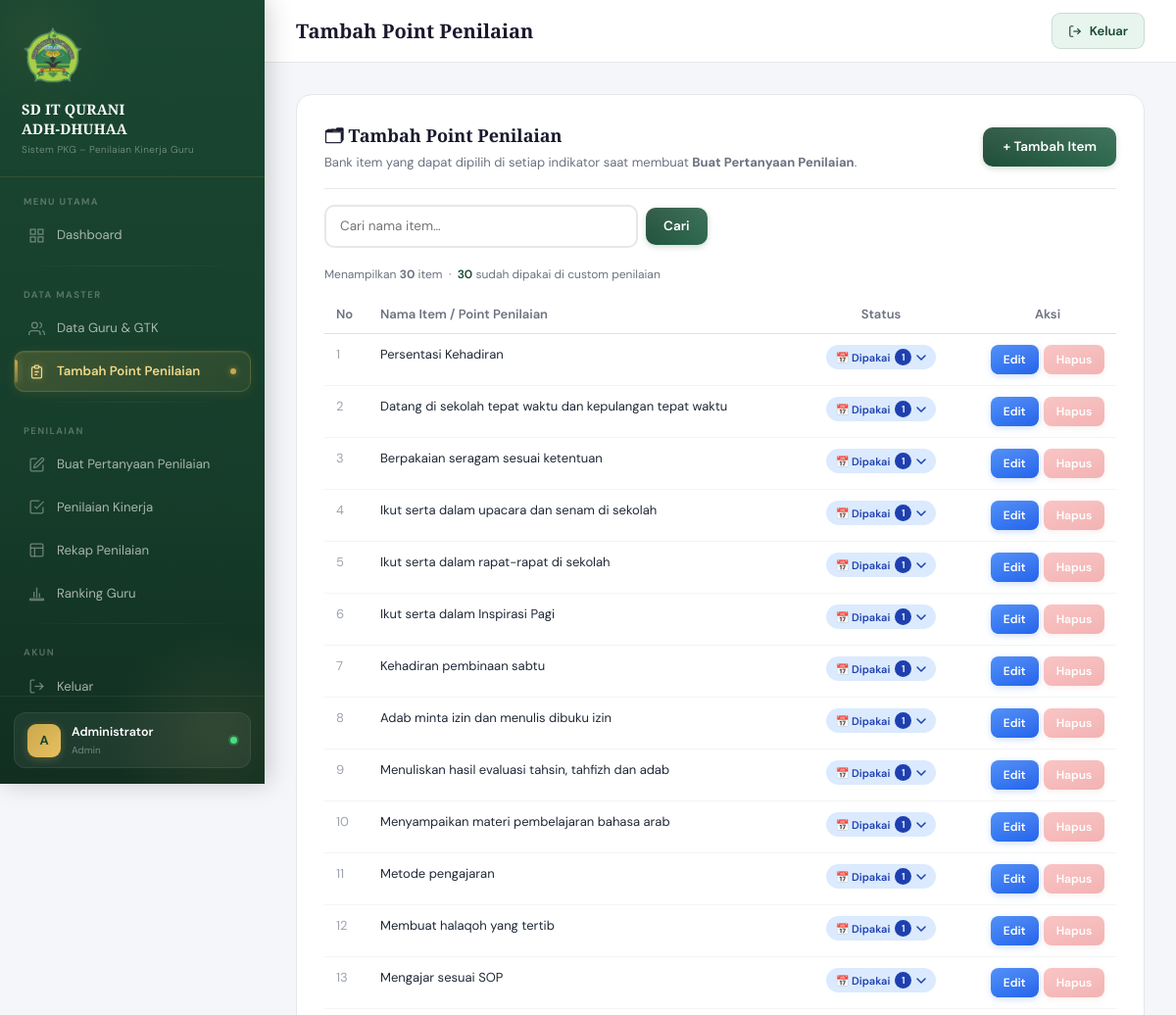
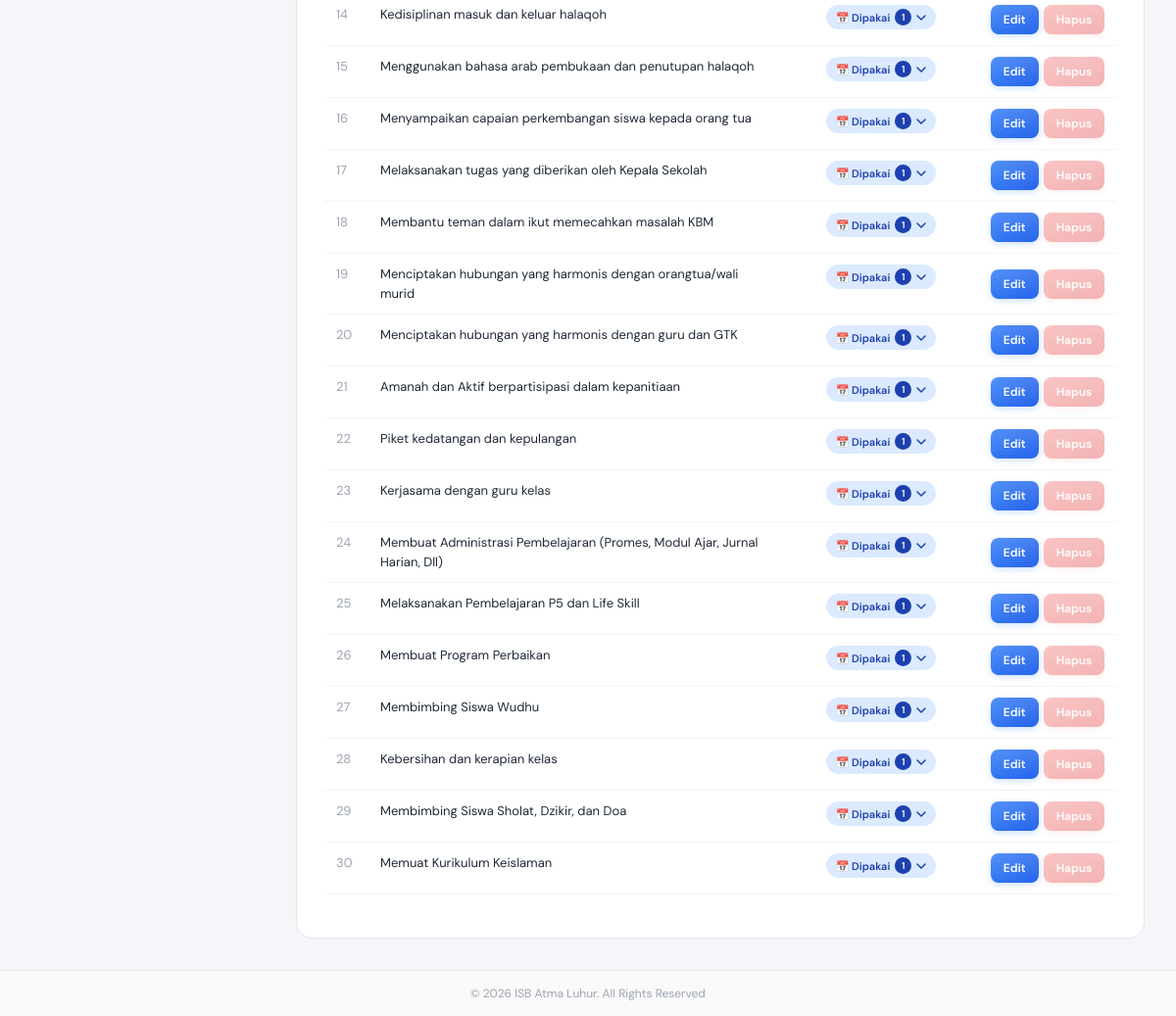
Page /item.php (signed in) on the committed database (2 pictures, top to bottom).
### tables this page shows
CREATE TABLE `item` (
  `id_item` int NOT NULL,
  `nama_item` varchar(255) NOT NULL,
  `created_at` timestamp NULL DEFAULT CURRENT_TIMESTAMP
);

### includes/config.php (called while the page is built, shortened)
<?php
function sanitize($data) {
    return htmlspecialchars(strip_tags(trim($data)));
}

### item.php (the view, shortened to what this page needs)
<?php
require_once 'includes/config.php';
$search = sanitize($_GET['q'] ?? '');
$params   = [];
$whereSQL = '';
$stmt = $pdo->prepare("
    SELECT id_item, nama_item, created_at
    FROM item
    $whereSQL
    ORDER BY id_item ASC
");
$stmt->execute($params);
$itemList = $stmt->fetchAll();
$totalItem = count($itemList);
$stmtPakai = $pdo->query("
    SELECT
        isi.id_item,
        GROUP_CONCAT(DISTINCT k.ta_komponen ORDER BY k.ta_komponen SEPARATOR ', ') AS tahun_ajaran_list
    FROM isi
    LEFT JOIN komponen k ON isi.id_komponen = k.id_komponen
    GROUP BY isi.id_item
");
$dipakaiMap = [];
foreach ($stmtPakai->fetchAll() as $row) {
    $dipakaiMap[$row['id_item']] = $row['tahun_ajaran_list'];
}
require_once 'includes/header.php';
?>
<div class="data-table-card">
    <div class="card-header-custom mb-0" style="padding-bottom:16px;border-bottom:1px solid #e5e7eb;">
        <div>
            <div class="card-title-custom">🗂 Tambah Point Penilaian</div>
            <p style="font-size:13px;color:#6b7280;margin:4px 0 0;">
                Bank item yang dapat dipilih di setiap indikator saat membuat <strong>Buat Pertanyaan Penilaian</strong>.
            </p>
        </div>
        <button onclick="openModal()" class="btn-primary-custom">+ Tambah Item</button>
    </div>
    <form method="GET" style="margin:16px 0 18px;">
        <div style="display:flex;gap:8px;align-items:center;">
            <input type="text" name="q" value="<?= htmlspecialchars($search) ?>"
                placeholder="Cari nama item…"
                class="form-control-custom"
                style="max-width:320px;">
            <button type="submit" class="btn-primary-custom" style="padding:9px 18px;">Cari</button>
        </div>
    </form>
    <?php if (empty($itemList)): ?>
        <div style="text-align:center;padding:60px 20px;color:#9ca3af;">
            <div style="font-size:46px;margin-bottom:14px;">📭</div>
            <p style="font-size:14px;">
                <?= $search
                    ? 'Tidak ada item yang cocok dengan "' . htmlspecialchars($search) . '".'
                    : 'Belum ada item. Tambahkan item pertama!' ?>
            </p>
            <?php if (!$search): ?>
                <button onclick="openModal()" class="btn-primary-custom" style="margin-top:12px;">+ Tambah Item Pertama</button>
            <?php endif; ?>
        </div>
    <?php else: ?>
        <div style="font-size:12px;color:#6b7280;margin-bottom:12px;">
            Menampilkan <strong><?= $totalItem ?></strong> item
            &nbsp;·&nbsp;
            <span style="color:#1a4731;font-weight:600;"><?= count($dipakaiMap) ?></span> sudah dipakai di custom penilaian
        </div>
        <table class="table table-hover" style="font-size:13px;width:100%;table-layout:fixed;">
            <thead style="background:#f8fafc;">
                <tr>
                    <th style="width:45px;padding:10px 12px;color:#6b7280;font-weight:600;">No</th>
                    <th style="padding:10px 12px;color:#6b7280;font-weight:600;max-width:0;">Nama Item / Point Penilaian</th>
                    <th style="width:200px;padding:10px 12px;color:#6b7280;font-weight:600;text-align:center;">Status</th>
                    <th style="width:140px;padding:10px 12px;color:#6b7280;font-weight:600;text-align:center;">Aksi</th>
                </tr>
            </thead>
            <tbody>
                <?php foreach ($itemList as $i => $item):
                    $itemId  = $item['id_item'];
                    $dipakai = isset($dipakaiMap[$itemId]);
                    $taList  = $dipakai ? $dipakaiMap[$itemId] : '';
                ?>
                    <tr style="border-bottom:1px solid #f3f4f6;transition:background .12s;"
                        onmouseover="this.style.background='#f9fafb'"
                        onmouseout="this.style.background=''">
                        <td style="padding:11px 12px;color:#9ca3af;vertical-align:top;"><?= $i + 1 ?></td>
                        <td style="padding:11px 12px;color:#1f2937;word-break:break-word;overflow-wrap:anywhere;white-space:normal;vertical-align:top;"><?= htmlspecialchars($item['nama_item']) ?></td>
                        <td style="padding:11px 12px;text-align:center;vertical-align:top;">
                            <?php if ($dipakai): ?>
                                <div class="inbox-wrap" style="position:relative;display:inline-block;">
                                    <button onclick="toggleInbox(this)"
                                        style="background:#dbeafe;color:#1e40af;font-size:11px;font-weight:600;padding:4px 10px;border-radius:20px;cursor:pointer;border:none;display:inline-flex;align-items:center;gap:5px;white-space:nowrap;">
                                        📅 Dipakai
                                        <span class="inbox-count" style="background:#1e40af;color:#fff;border-radius:50%;width:17px;height:17px;display:inline-flex;align-items:center;justify-content:center;font-size:10px;flex-shrink:0;">
                                            <?= count(array_filter(array_map('trim', explode(',', $taList)))) ?>
                                        </span>
                                        <svg class="inbox-arrow" style="width:10px;height:10px;transition:transform .2s;" viewBox="0 0 10 6" fill="none"><path d="M1 1l4 4 4-4" stroke="#1e40af" stroke-width="1.5" stroke-linecap="round"/></svg>
                                    </button>
                                </div>
                            <?php else: ?>
                                <span style="background:#f3f4f6;color:#9ca3af;font-size:11px;padding:3px 10px;border-radius:20px;">Belum dipakai</span>
                            <?php endif; ?>
                        </td>
                        <td style="padding:11px 12px;text-align:center;vertical-align:middle;white-space:nowrap;">
                            <div style="display:flex;gap:5px;justify-content:center;flex-wrap:nowrap;">
                                <button onclick='openModalEdit(<?= htmlspecialchars(json_encode([
                                                                    'id'   => $itemId,
                                                                    'nama' => $item['nama_item'],
                                                                ])) ?>)'
                                    class="btn-primary-custom btn-sm-custom btn-edit" style="white-space:nowrap;flex-shrink:0;">Edit</button>
                                <?php if (!$dipakai): ?>
                                    <button onclick="hapusItem(<?= $itemId ?>, '<?= htmlspecialchars(addslashes($item['nama_item'])) ?>')"
                                        class="btn-primary-custom btn-sm-custom btn-delete" style="white-space:nowrap;flex-shrink:0;">Hapus</button>
                                <?php else: ?>
                                    <button disabled title="Tidak bisa dihapus — sudah dipakai di custom penilaian"
                                        class="btn-primary-custom btn-sm-custom btn-delete"
                                        style="opacity:.35;cursor:not-allowed;white-space:nowrap;flex-shrink:0;">Hapus</button>
                                <?php endif; ?>
                            </div>
                        </td>
                    </tr>
                <?php endforeach; ?>
            </tbody>
        </table>
    <?php endif; ?>
</div>
<?php require_once 'includes/footer.php'; ?>

### includes/header.php (style rules this page uses)
:root { --hijau: #1a4731; --hijau-muda: #2d6a4f; --hijau-pale: #e8f5ee; --emas: #c9a84c; --emas-muda: #f0d98a; --krem: #faf7f2; --sidebar-w: 270px; --teks: #1a1a2e; --abu: #6b7280; --border: #e5e7eb; }
* { margin: 0; padding: 0; box-sizing: border-box; }
body { font-family: 'DM Sans', sans-serif; background: #f4f6f9; color: var(--teks); }
.data-table-card { background: #fff; border-radius: 16px; padding: 28px; border: 1px solid var(--border); }
.card-header-custom { display: flex; align-items: center; justify-content: space-between; margin-bottom: 24px; }
.card-title-custom { font-family: 'Playfair Display', serif; font-size: 18px; font-weight: 600; color: var(--teks); }
.btn-primary-custom { display: inline-flex; align-items: center; gap: 8px; padding: 10px 20px; background: linear-gradient(135deg, var(--hijau), var(--hijau-muda)); color: #fff; border: none; border-radius: 10px; font-size: 13.5px; font-weight: 500; cursor: pointer; text-decoration: none; transition: all 0.2s; }
.btn-sm-custom { padding: 6px 14px; font-size: 12px; }
.btn-edit { background: linear-gradient(135deg, #3b82f6, #2563eb); }
.btn-delete { background: linear-gradient(135deg, #ef4444, #dc2626); }
.form-control-custom { border: 2px solid var(--border); border-radius: 10px; padding: 10px 14px; font-family: 'DM Sans', sans-serif; font-size: 13.5px; transition: border-color 0.2s; outline: none; width: 100%; }
.btn-primary-custom { display: inline-flex; align-items: center; gap: 7px; padding: 10px 20px; background: linear-gradient(135deg, var(--hijau) 0%, var(--hijau-muda) 100%); color: #fff !important; border: none; border-radius: 10px; font-size: 13.5px; font-weight: 600; cursor: pointer; text-decoration: none; transition: all .2s cubic-bezier(.4,0,.2,1); box-shadow: 0 2px 6px rgba(26,71,49,.2); position: relative; overflow: hidden; }
.btn-primary-custom::after { content:''; position:absolute; inset:0; background:linear-gradient(180deg,rgba(255,255,255,.12) 0%,transparent 100%); pointer-events:none; }
.btn-sm-custom { padding: 6px 13px !important; font-size: 12px !important; border-radius: 8px !important; gap: 5px !important; }
.btn-edit { background: linear-gradient(135deg, #3b82f6, #2563eb) !important; box-shadow: 0 2px 6px rgba(59,130,246,.25) !important; }
.btn-delete { background: linear-gradient(135deg, #ef4444, #dc2626) !important; box-shadow: 0 2px 6px rgba(239,68,68,.25) !important; }

### rows in the picture
item: nama_item "Persentasi Kehadiran", id_item "1", shows "Hapus"
item: nama_item "Datang di sekolah tepat waktu dan kepulangan tepat waktu", id_item "1", shows "Hapus"
item: nama_item "Berpakaian seragam sesuai ketentuan", id_item "1", shows "Hapus"
item: nama_item "Ikut serta dalam upacara dan senam di sekolah", id_item "1", shows "Hapus"
item: nama_item "Ikut serta dalam rapat-rapat di sekolah", id_item "1", shows "Hapus"
item: nama_item "Ikut serta dalam Inspirasi Pagi", id_item "1", shows "Hapus"
item: nama_item "Kehadiran pembinaan sabtu", id_item "1", shows "Hapus"
item: nama_item "Adab minta izin dan menulis dibuku izin", id_item "1", shows "Hapus"
item: nama_item "Menuliskan hasil evaluasi tahsin, tahfizh dan adab", id_item "1", shows "Hapus"
item: nama_item "Menyampaikan materi pembelajaran bahasa arab", id_item "1", shows "Hapus"
item: nama_item "Metode pengajaran", id_item "1", shows "Hapus"
item: nama_item "Membuat halaqoh yang tertib", id_item "1", shows "Hapus"
item: nama_item "Mengajar sesuai SOP", id_item "1", shows "Hapus"
item: nama_item "Kedisiplinan masuk dan keluar halaqoh", id_item "1", shows "Hapus"
item: nama_item "Menggunakan bahasa arab pembukaan dan penutupan halaqoh", id_item "1", shows "Hapus"
item: nama_item "Menyampaikan capaian perkembangan siswa kepada orang tua", id_item "1", shows "Hapus"
item: nama_item "Melaksanakan tugas yang diberikan oleh Kepala Sekolah", id_item "1", shows "Hapus"
item: nama_item "Membantu teman dalam ikut memecahkan masalah KBM", id_item "1", shows "Hapus"
item: nama_item "Menciptakan hubungan yang harmonis dengan orangtua/wali murid", id_item "1", shows "Hapus"
item: nama_item "Menciptakan hubungan yang harmonis dengan guru dan GTK", id_item "1", shows "Hapus"
item: nama_item "Amanah dan Aktif berpartisipasi dalam kepanitiaan", id_item "1", shows "Hapus"
item: nama_item "Piket kedatangan dan kepulangan", id_item "1", shows "Hapus"
item: nama_item "Kerjasama dengan guru kelas", id_item "1", shows "Hapus"
item: nama_item "Membuat Administrasi Pembelajaran (Promes, Modul Ajar, Jurnal Harian, Dll)", id_item "1", shows "Hapus"
item: nama_item "Melaksanakan Pembelajaran P5 dan Life Skill", id_item "1", shows "Hapus"
item: nama_item "Membuat Program Perbaikan", id_item "1", shows "Hapus"
item: nama_item "Membimbing Siswa Wudhu", id_item "1", shows "Hapus"
item: nama_item "Kebersihan dan kerapian kelas", id_item "1", shows "Hapus"
item: nama_item "Membimbing Siswa Sholat, Dzikir, dan Doa", id_item "1", shows "Hapus"
item: nama_item "Memuat Kurikulum Keislaman", id_item "1", shows "Hapus"

### other values in the picture
substr($user['nama_lengkap'], 0, 1) "A"
$user['nama_lengkap'] "Administrator"
str_replace('_', ' ', $user['role']) "Admin"
$pageTitle "Tambah Point Penilaian"
$totalItem "30"
count($dipakaiMap) "30"
